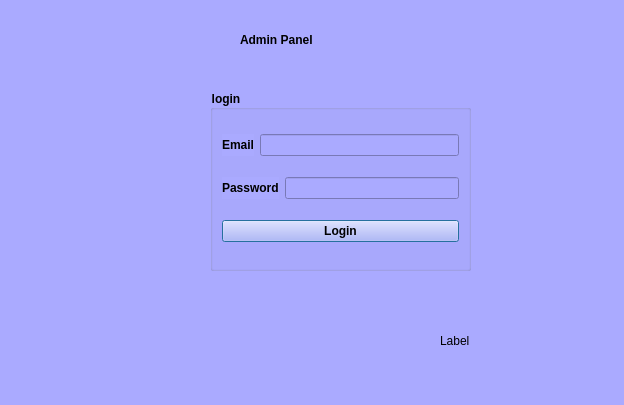
<?xml version="1.0" encoding="UTF-8"?>
<ui version="4.0">
 <class>Admin_login_Window</class>
 <widget class="QDialog" name="Admin_login_Window">
  <property name="geometry">
   <rect>
    <x>0</x>
    <y>0</y>
    <width>624</width>
    <height>405</height>
   </rect>
  </property>
  <property name="windowTitle">
   <string>Dialog</string>
  </property>
  <property name="styleSheet">
   <string notr="true">background-color: rgb(170, 170, 255);</string>
  </property>
  <widget class="QGroupBox" name="groupBox">
   <property name="geometry">
    <rect>
     <x>210</x>
     <y>90</y>
     <width>261</width>
     <height>181</height>
    </rect>
   </property>
   <property name="styleSheet">
    <string notr="true">font-weight : bold;</string>
   </property>
   <property name="title">
    <string>login</string>
   </property>
   <layout class="QVBoxLayout" name="verticalLayout">
    <item>
     <layout class="QHBoxLayout" name="horizontalLayout">
      <item>
       <widget class="QLabel" name="label_admin_username">
        <property name="text">
         <string>&lt;b&gt;Email&lt;/b&gt;</string>
        </property>
       </widget>
      </item>
      <item>
       <widget class="QLineEdit" name="lineEdit_admin_email"/>
      </item>
     </layout>
    </item>
    <item>
     <layout class="QHBoxLayout" name="horizontalLayout_2">
      <item>
       <widget class="QLabel" name="label_2">
        <property name="text">
         <string>&lt;b&gt;Password&lt;/b&gt;</string>
        </property>
       </widget>
      </item>
      <item>
       <widget class="QLineEdit" name="lineEdit_admin_password">
        <property name="echoMode">
         <enum>QLineEdit::Password</enum>
        </property>
       </widget>
      </item>
     </layout>
    </item>
    <item>
     <widget class="QPushButton" name="pushButton_admin_login">
      <property name="styleSheet">
       <string notr="true">font-weight : bold;
border-color: rgb(240, 240, 240);</string>
      </property>
      <property name="text">
       <string>Login</string>
      </property>
     </widget>
    </item>
   </layout>
  </widget>
  <widget class="QLabel" name="label_admin_pic">
   <property name="geometry">
    <rect>
     <x>60</x>
     <y>90</y>
     <width>141</width>
     <height>181</height>
    </rect>
   </property>
   <property name="text">
    <string/>
   </property>
  </widget>
  <widget class="QLabel" name="label_adminPanel">
   <property name="geometry">
    <rect>
     <x>240</x>
     <y>30</y>
     <width>81</width>
     <height>21</height>
    </rect>
   </property>
   <property name="text">
    <string>&lt;b&gt;Admin Panel&lt;/b&gt;</string>
   </property>
  </widget>
  <widget class="QLabel" name="label_checker">
   <property name="geometry">
    <rect>
     <x>440</x>
     <y>330</y>
     <width>111</width>
     <height>21</height>
    </rect>
   </property>
   <property name="text">
    <string>Label</string>
   </property>
  </widget>
 </widget>
 <resources/>
 <connections/>
</ui>
